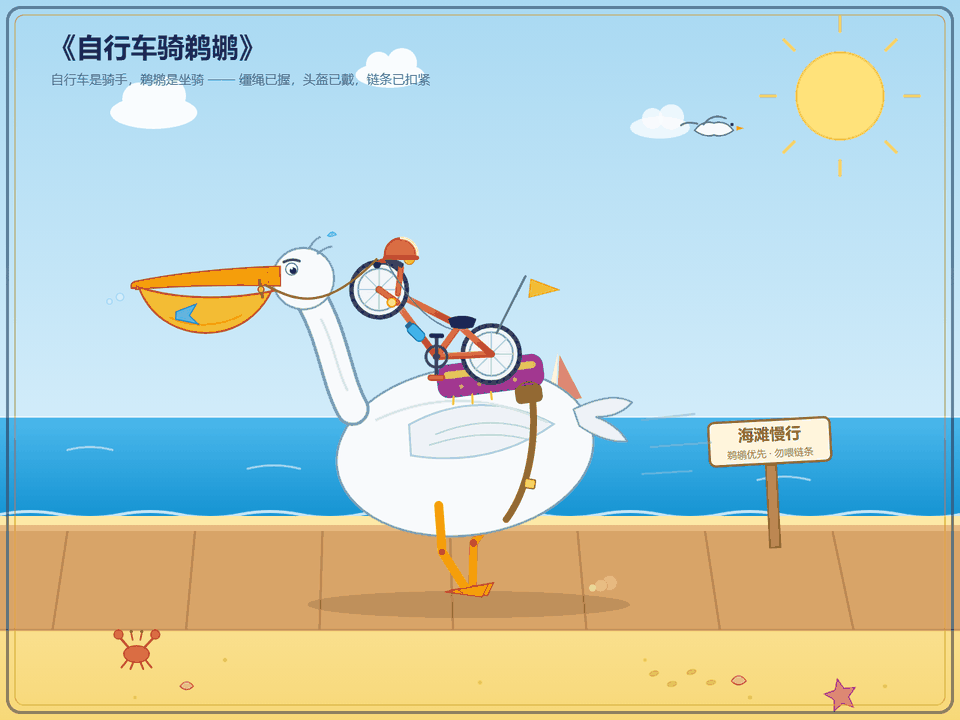
#> input picture zcode/bike-rides-pelican.gif, 960 x 720 px
$ python -i make_thumbs.py   (imports and definitions only)
#> lines starting #> are read from the running program, lines starting #| are printed output that depends on the picture
# -*- coding: utf-8 -*-
"""为画廊大图生成轻量缩略图：thumbs/<case>/<name>.jpg"""
import os
from PIL import Image

ROOT = r"SVG-AI-TEST"

def make_thumb(src, dst, max_side=880, q=82):
#> called with src = 'bike-rides-pelican.gif', dst = 'out.png', max_side = 880, q = 82
    im = Image.open(src)
#> im is the input picture: PIL image 960x720 P; mean R, G, B 189.6, 206.4, 199.3
    im.thumbnail((max_side, max_side), Image.LANCZOS)
#> im: PIL image 880x660 P
    if im.mode in ('RGBA', 'LA', 'P'):
        im = im.convert('RGBA')
#> im: PIL image 880x660 RGBA
        bg = Image.new('RGB', im.size, (11, 16, 29))
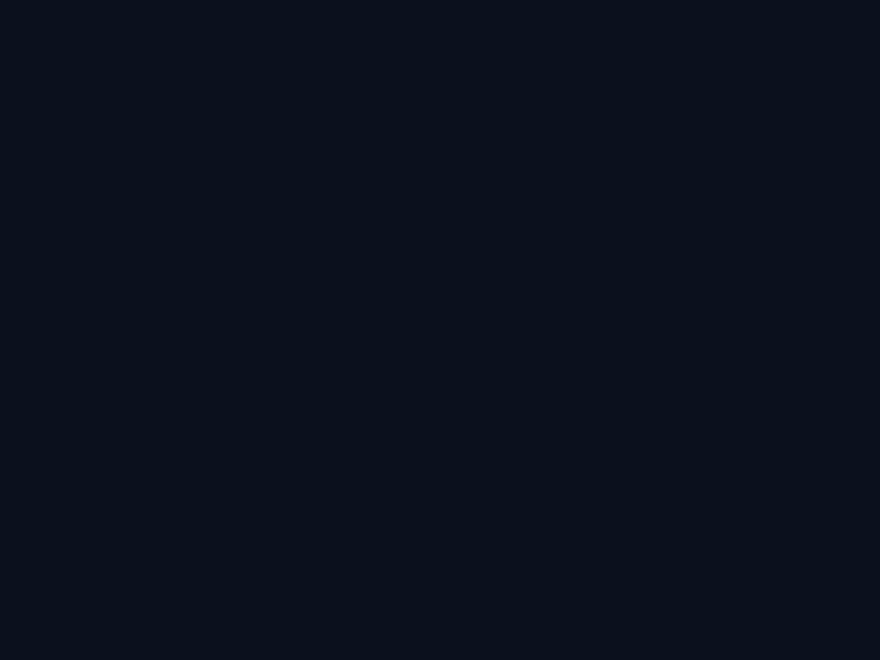
#> bg: PIL image 880x660 RGB; mean R, G, B 11, 16, 29
        bg.paste(im, mask=im.split()[-1])
        im = bg
    elif im.mode != 'RGB':
        im = im.convert('RGB')
    im.save(dst, 'JPEG', quality=q, progressive=True, optimize=True)
    return os.path.getsize(dst)

def main():
    n = 0
    for case in sorted(os.listdir(ROOT)):
        cp = os.path.join(ROOT, case)
        if not os.path.isdir(cp) or case.startswith('.') or case == 'thumbs':
            continue
        for root, _, files in os.walk(cp):
            if os.sep + 'thumbs' in root:
                continue
            for f in files:
                if f.rsplit('.', 1)[-1].lower() not in ('png', 'jpg', 'jpeg'):
                    continue
                src = os.path.join(root, f)
                if os.path.getsize(src) < 150 * 1024:
                    continue  # 小图不缩
                rel = os.path.relpath(src, ROOT).replace(os.sep, '/')
                dst = os.path.join(ROOT, 'thumbs', rel) + '.jpg'
                os.makedirs(os.path.dirname(dst), exist_ok=True)
                s = make_thumb(src, dst)
                n += 1
                print(f"{s/1024:6.0f} KB  thumbs/{rel}.jpg")
    print('thumbs:', n)

# [2 lines not run here, left out]

>>> result = make_thumb('bike-rides-pelican.gif', 'out.png')
